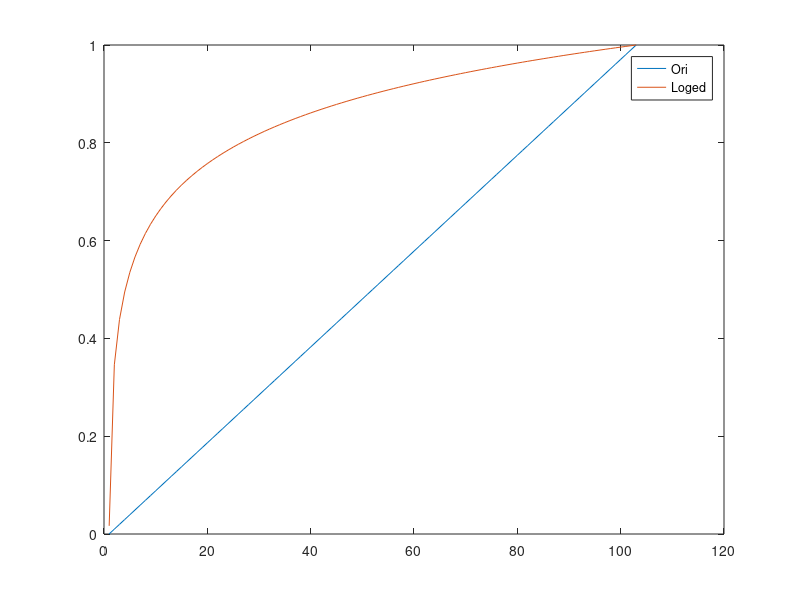

Recreate this plot in MATLAB.
#{
;;log compress
eton@231222. for supra using normilazion in logCompression. figure it out;
https://github.com/AnpleLu/K_Wave_Toolbox/blob/main/logCompression.m
% compress signal
if normalise
    mx = max(signal(:));
    signal = mx * (log10(1 + a * signal ./ mx) ./ log10(1 + a));
else
    signal = log10(1 + a * signal) ./ log10(1 + a);
end
#}
signal=1:80:8192;
mx0 = max(signal(:));
b=60;
a=10^( b/20);
mx2=255;
mx=mx0;
signalY = mx2 * (log10(1 + a * signal ./ mx) ./ log10(1 + a));
plot(signal./mx);
hold on;
plot(signalY./mx2);
hold off;
legend('Ori','Loged');
#{
 comment format;
#}
